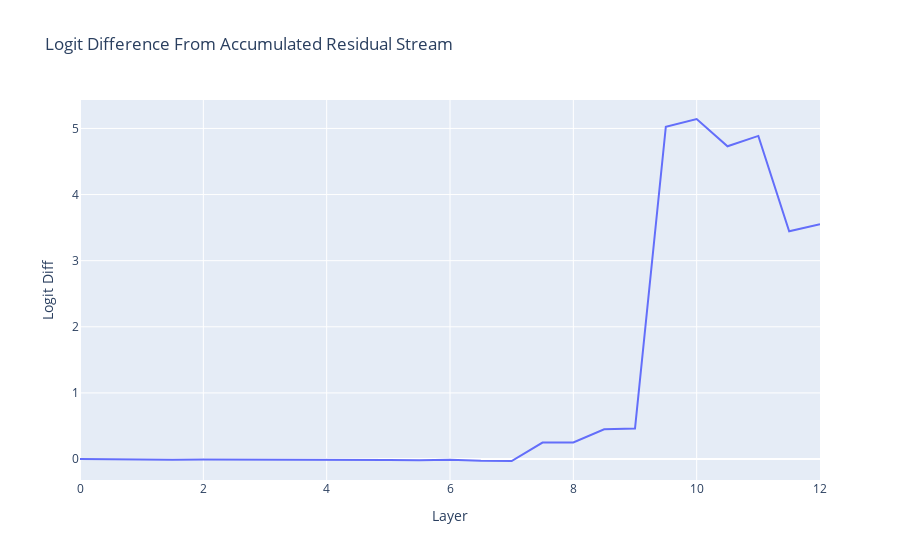

This figure's notebook cell:
### Markdown cell above
#### Layer Atribution

We can now decompose the residual stream! This looks at the residual stream (at different places in the model) after each layer and calculates the logit difference from that. This simulates what happens if we delete all subsequent layers.

The <span style="color:yellow;">**direct_logit_attribution**</span> function requires the list of <span style="background-color: blue;">prompts</span>, the <span style="background-color: blue;">cache</span> object and the <span style="background-color: blue;">answer tokens</span>. We can select the type of <span style="background-color: blue;">decomposition</span> in the dedicated parameter, available options are: 

- <span style="background-color: hsl(0 100% 20%);">residual_stream</span> : the residual stream is decomposed in `resid_pre` (before Attention), `resid_mid` (after Attention and before MLP) and `resid_post` (after MLP)
- <span style="background-color: hsl(0 100% 20%);">layer_blocks</span> : Attention/MLP outputs before adding the result to the residual stream vector
- <span style="background-color: hsl(0 100% 20%);">attention_heads</span> : Attention head output before adding the result to the residual stream vector

### Code cell
from src.observational.direct_logit_attribution import direct_logit_attribution

logit_lens_logit_diffs, labels = direct_logit_attribution(model, prompts, cache, answer_tokens, decomposition="residual_stream")

line(
    logit_lens_logit_diffs,
    x=np.arange(model.cfg.n_layers * 2 + 1) / 2,
    hover_name=labels,
    labels={"x": "Layer", "y": "Logit Diff"},
    title="Logit Difference From Accumulated Residual Stream",
)

### Figure 1 — Plotly figure (JSON) as saved in the notebook; plotly's stock layout.template omitted (floating-point values rounded to 4 significant figures)
{"data": [{"hovertemplate": "<b>%{hovertext}</b><br><br>Layer=%{x}<br>Logit Diff=%{y}<extra></extra>", "hovertext": ["0_pre", "0_mid", "1_pre", "1_mid", "2_pre", "2_mid", "3_pre", "3_mid", "4_pre", "4_mid", "5_pre", "5_mid", "6_pre", "6_mid", "7_pre", "7_mid", "8_pre", "8_mid", "9_pre", "9_mid", "10_pre", "10_mid", "11_pre", "11_mid", "final_post"], "legendgroup": "", "line": {"color": "#636efa", "dash": "solid"}, "marker": {"symbol": "circle"}, "mode": "lines", "name": "", "orientation": "v", "showlegend": false, "type": "scatter", "x": [0.0, 0.5, 1.0, 1.5, 2.0, 2.5, 3.0, 3.5, 4.0, 4.5, 5.0, 5.5, 6.0, 6.5, 7.0, 7.5, 8.0, 8.5, 9.0, 9.5, 10.0, 10.5, 11.0, 11.5, 12.0], "xaxis": "x", "y": [1.294e-05, -0.006643, -0.007525, -0.009076, -0.008737, -0.008686, -0.00648, -0.00794, -0.009662, -0.0151, -0.01419, -0.01993, -0.009125, -0.0273, -0.02985, 0.2497, 0.2506, 0.4501, 0.46, 5.025, 5.143, 4.731, 4.887, 3.445, 3.552], "yaxis": "y"}], "layout": {"legend": {"tracegroupgap": 0}, "title": {"text": "Logit Difference From Accumulated Residual Stream"}, "xaxis": {"anchor": "y", "domain": [0, 1], "title": {"text": "Layer"}}, "yaxis": {"anchor": "x", "domain": [0, 1], "title": {"text": "Logit Diff"}}}}
